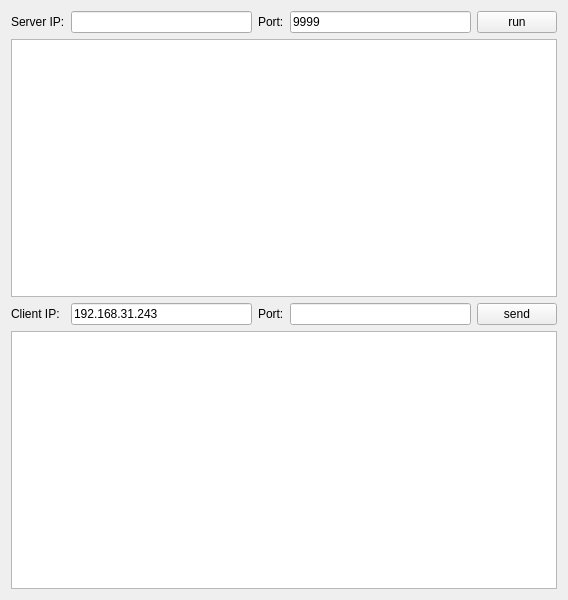
<?xml version="1.0" encoding="UTF-8"?>
<ui version="4.0">
 <class>Widget</class>
 <widget class="QWidget" name="Widget">
  <property name="geometry">
   <rect>
    <x>0</x>
    <y>0</y>
    <width>568</width>
    <height>600</height>
   </rect>
  </property>
  <property name="windowTitle">
   <string>Widget</string>
  </property>
  <layout class="QGridLayout" name="gridLayout">
   <item row="1" column="0" colspan="5">
    <widget class="QTextEdit" name="tips"/>
   </item>
   <item row="0" column="0">
    <widget class="QLabel" name="label">
     <property name="text">
      <string>Server IP:</string>
     </property>
    </widget>
   </item>
   <item row="2" column="3">
    <widget class="QLineEdit" name="clientPort">
     <property name="text">
      <string/>
     </property>
    </widget>
   </item>
   <item row="0" column="1">
    <widget class="QLineEdit" name="serverIP">
     <property name="text">
      <string/>
     </property>
    </widget>
   </item>
   <item row="2" column="2">
    <widget class="QLabel" name="label_4">
     <property name="text">
      <string>Port:</string>
     </property>
    </widget>
   </item>
   <item row="2" column="0">
    <widget class="QLabel" name="label_3">
     <property name="text">
      <string>Client IP:</string>
     </property>
    </widget>
   </item>
   <item row="2" column="4">
    <widget class="QPushButton" name="clientSendBtn">
     <property name="text">
      <string>send</string>
     </property>
    </widget>
   </item>
   <item row="0" column="2">
    <widget class="QLabel" name="label_2">
     <property name="text">
      <string>Port:</string>
     </property>
    </widget>
   </item>
   <item row="0" column="3">
    <widget class="QLineEdit" name="serverPort">
     <property name="text">
      <string>9999</string>
     </property>
     <property name="maxLength">
      <number>5</number>
     </property>
    </widget>
   </item>
   <item row="2" column="1">
    <widget class="QLineEdit" name="clientIp">
     <property name="text">
      <string>192.168.31.243</string>
     </property>
    </widget>
   </item>
   <item row="0" column="4">
    <widget class="QPushButton" name="startServerBtn">
     <property name="text">
      <string>run</string>
     </property>
    </widget>
   </item>
   <item row="3" column="0" colspan="5">
    <widget class="QTextEdit" name="message"/>
   </item>
  </layout>
 </widget>
 <resources/>
 <connections/>
</ui>
